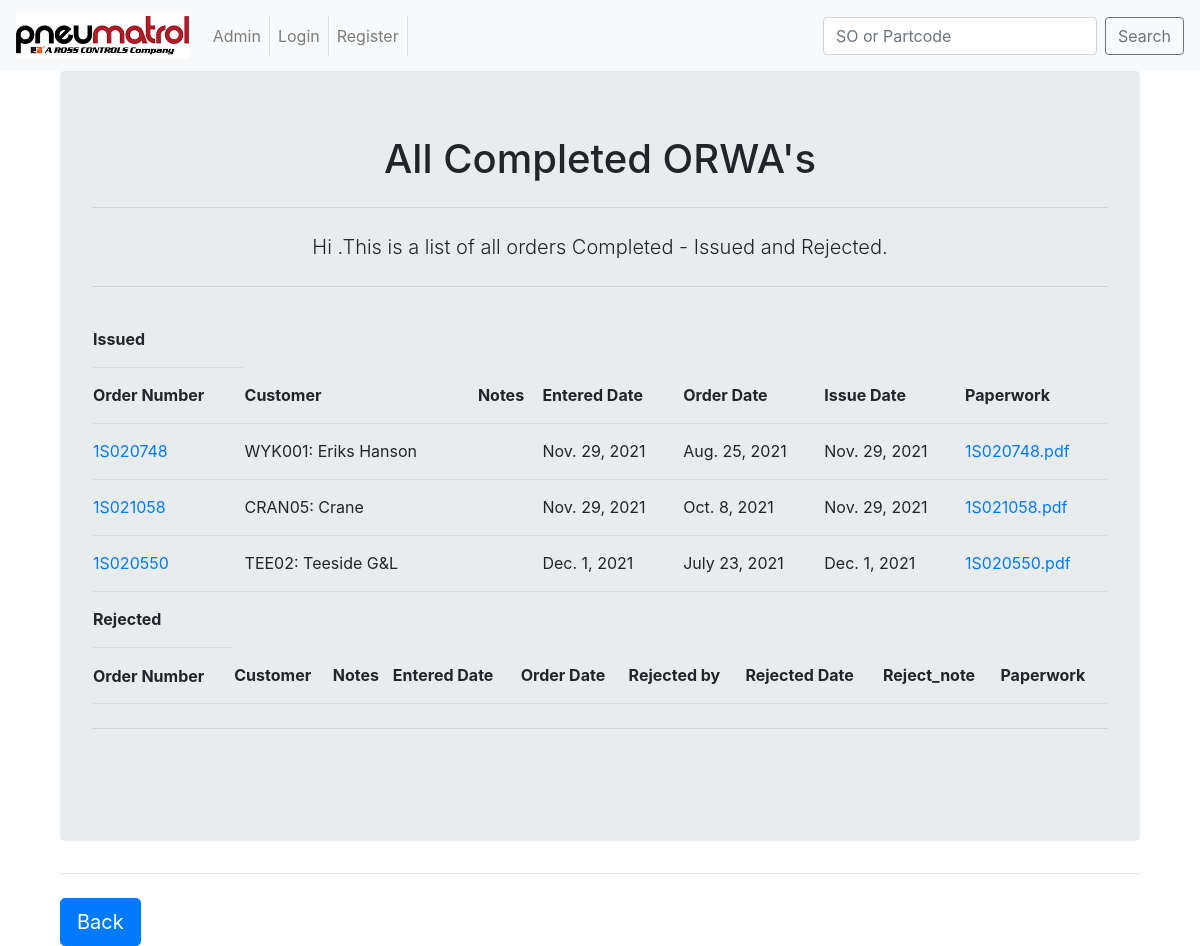
/ORWAapp/home/Completed/, run on an earlier commit of the app's database.
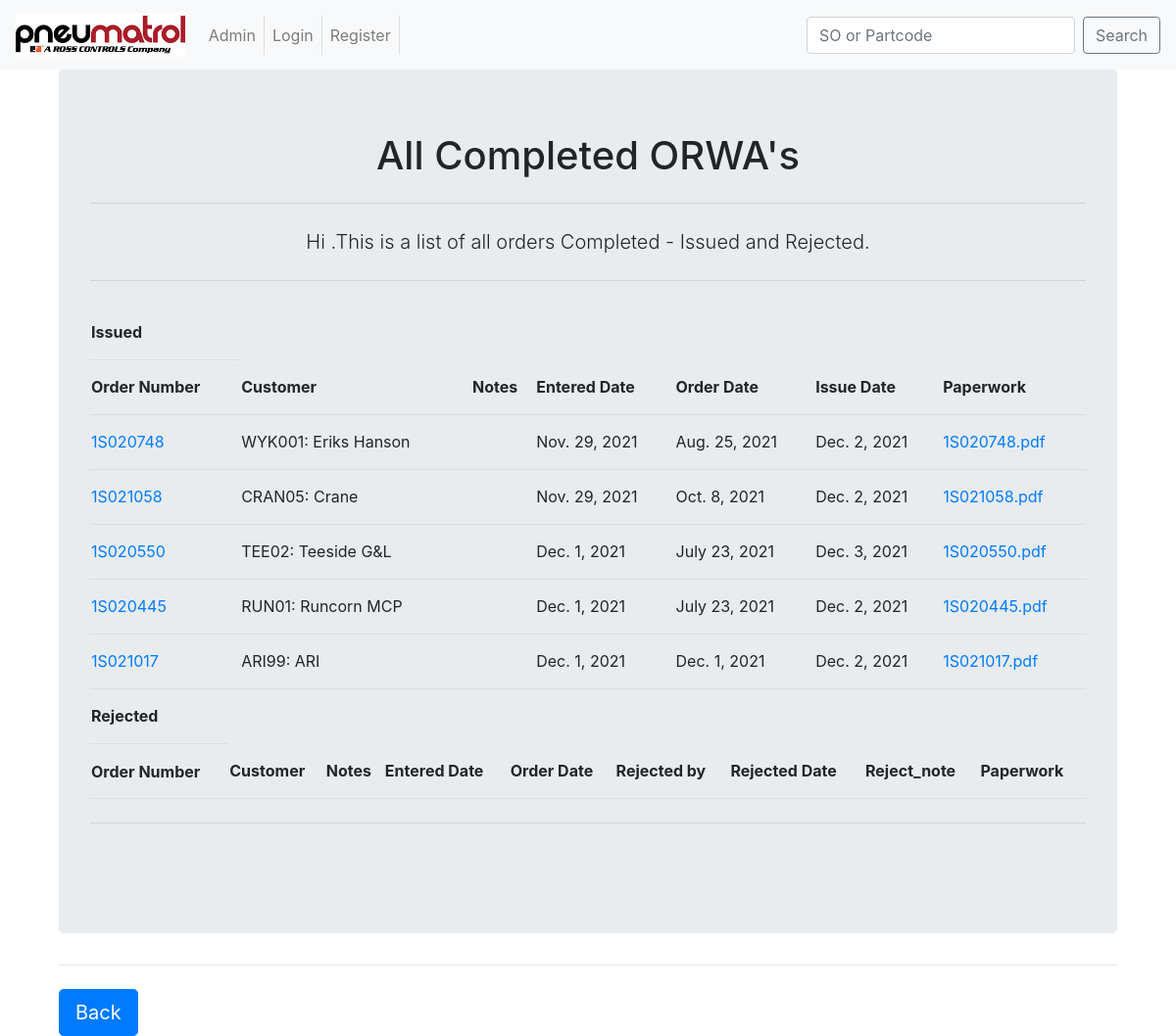
And on a later commit of the database.
### ORWAapp/models.py (models this page shows, shortened)
class SalesOrder(models.Model):
	order_number = models.CharField(max_length = 8, unique = True)
	customer = models.ForeignKey(Customers,
									on_delete = models.CASCADE,
									)
	entered_date = models.DateField(null = True, blank = True)
	order_date = models.DateField(help_text = "date on the paperwork")
	issue_date = models.DateField(null = True, blank = True)
	ORWA_lines = models.IntegerField(null = False, help_text= "number of lines that are an ORWA")
	reject_user = models.ForeignKey(User,
									on_delete = models.CASCADE,
									related_name='rejected_by',
									null=True,
									blank=True,
									)
	reject_date = models.DateField(null = True, blank = True)
	reject_note = models.TextField(max_length = 200,
								 	blank = True,
								 	)
	notes = models.TextField(blank = True)
	paperwork = models.FileField(upload_to = update_filename,
									blank = False,
									)
	completed_paperwork = models.FileField(upload_to = update_filename_complete,
									blank = True,
									)
	allocated_to = models.ForeignKey(User,
									on_delete = models.CASCADE,
									null = True,
									blank = True,
									)
	class Meta:
		verbose_name_plural = "SalesOrders"

class Customers(models.Model):
	full_name = models.CharField(max_length=200,
								help_text='Customer Name',
								)
	account_name = models.CharField(max_length=6,
								unique=True,
								help_text='Account ref',
								)
	short_name = models.CharField(max_length=50,
								blank=True,
								null=True,
								)
	def __str__(self):
		return "%s: %s" % (self.account_name, self.short_name)
	class Meta:
		verbose_name_plural = "Customer"

### ORWAapp/views.py (the view)
# urls.py: path('home/Completed/', views.Completed, name = "Completed"),
def Completed(request):
    user = request.user.username
    reject_data = SalesOrder.objects.filter(reject_user__isnull = False)
    issue_data = SalesOrder.objects.filter(issue_date__isnull = False)
    context = {
        'reject_data':reject_data,
        'issue_data':issue_data,
        'insert_me':user,
        }
    return render(request,'ORWAapp/home/Completed.html',context)

### templates/ORWAapp/home/Completed.html (shortened to what this page needs)
<!DOCTYPE html>
{% extends "base.html" %}
	{% block body_block %}
		<div class="container">
			<div class="jumbotron">
			<center>
			<h1>All Completed ORWA's</h1>
			<hr class="my-4">
				<p class="lead">Hi {{ insert_me }}.This is a list of all orders Completed - Issued and Rejected.  </p>
			<hr class="my-4">
				<table>
					<tr>
						<th>Issued</th>
					</tr>
				    <tr>
				        <th>Order Number</th>
				        <th>Customer</th>
				        <th>Notes</th>
				        <th>Entered Date</th>
				        <th>Order Date</th>
				        <th>Issue Date</th>
				        <th>Paperwork</th>
				    </tr>
					    {% for od in issue_data %}
				    <tr>
	            		<td><a href="{% url 'ORWAapp:OrderDetail' od.order_number %}">{{ od.order_number }}</a></td>
				        <td>{{ od.customer }}</td>
   				        <td>{{ od.notes }}</td>
				        <td>{{ od.entered_date }}</td>
				        <td>{{ od.order_date }}</td>
				        <td>{{ od.issue_date }}</td>
				        <td><a href="/media/{{ od.completed_paperwork }}" target="_blank">{{ od.order_number }}.pdf</a></td>
				    </tr>
					    {% endfor %}
				</table>
				<table>
					<tr>
						<th>Rejected</th>
					</tr>
				    <tr>
				        <th>Order Number</th>
				        <th>Customer</th>
				        <th>Notes</th>
				        <th>Entered Date</th>
				        <th>Order Date</th>
				        <th>Rejected by</th>
				        <th>Rejected Date</th>
				        <th>Reject_note</th>
				        <th>Paperwork</th>
				    </tr>
				</table>
				<hr class="my-4">
				<br>
		</center>
		</div>
		<hr class="my-4">
		<a class="btn btn-primary btn-lg" href="{% url 'ORWAapp:home' %}" role="button">Back</a>
		</div>
	{% endblock %}

What changed in the data, as far as the page shows it:
changed SalesOrder "Aug. 25, 2021": issue_date "Nov. 29, 2021" → "Dec. 2, 2021"
changed SalesOrder "Oct. 8, 2021": issue_date "Nov. 29, 2021" → "Dec. 2, 2021"
changed SalesOrder "TEE02: Teeside G&L": issue_date "Dec. 1, 2021" → "Dec. 3, 2021"
now on this page (row edited): SalesOrder: order_number "1S020445", customer "RUN01: Runcorn MCP", entered_date "Dec. 1, 2021", order_date "July 23, 2021", issue_date "Dec. 2, 2021"
now on this page (row edited): SalesOrder: order_number "1S021017", customer "ARI99: ARI", entered_date "Dec. 1, 2021", order_date "Dec. 1, 2021", issue_date "Dec. 2, 2021"
